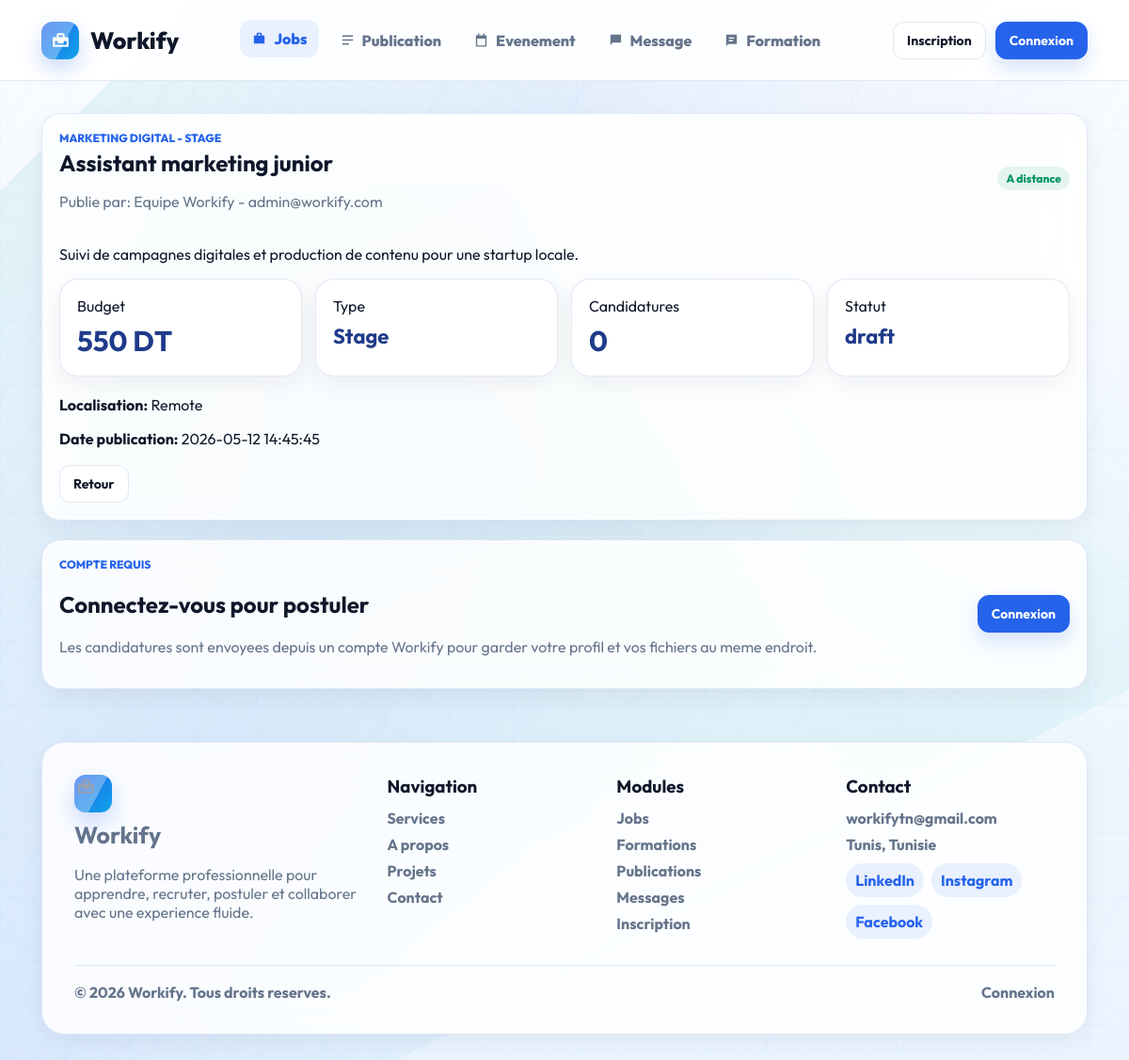
The app's page /controller/JobC.php?office=front&action=detail&id=3 with its own data.
### tables this page shows
CREATE TABLE `jobs` (
  `id` int(11) NOT NULL AUTO_INCREMENT,
  `title` varchar(180) NOT NULL,
  `description` text NOT NULL,
  `budget` decimal(10,2) NOT NULL DEFAULT 0.00,
  `category_id` int(11) NOT NULL,
  `location` varchar(120) NOT NULL,
  `is_remote` tinyint(1) NOT NULL DEFAULT 0,
  `job_type` enum('Freelance','Full-time','Stage','Part-time') NOT NULL DEFAULT 'Freelance',
  `status` enum('open','draft','closed') NOT NULL DEFAULT 'open',
  `publisher_id` int(11) NOT NULL,
  `created_at` datetime NOT NULL DEFAULT current_timestamp(),
  PRIMARY KEY (`id`),
  KEY `fk_jobs_category` (`category_id`),
  KEY `fk_jobs_publisher` (`publisher_id`),
  CONSTRAINT `fk_jobs_category` FOREIGN KEY (`category_id`) REFERENCES `categories` (`id`) ON UPDATE CASCADE,
  CONSTRAINT `fk_jobs_publisher` FOREIGN KEY (`publisher_id`) REFERENCES `utilisateurs` (`id`) ON DELETE CASCADE ON UPDATE CASCADE
);

CREATE TABLE `categories` (
  `id` int(11) NOT NULL AUTO_INCREMENT,
  `name` varchar(120) NOT NULL,
  `slug` varchar(120) NOT NULL,
  `scope` enum('all','formation','job') NOT NULL DEFAULT 'all',
  `description` varchar(255) DEFAULT NULL,
  PRIMARY KEY (`id`),
  UNIQUE KEY `slug` (`slug`)
);

CREATE TABLE `utilisateurs` (
  `id` int(11) NOT NULL AUTO_INCREMENT,
  `role_id` int(11) NOT NULL,
  `first_name` varchar(100) NOT NULL,
  `last_name` varchar(100) NOT NULL,
  `email` varchar(190) NOT NULL,
  `phone` varchar(40) DEFAULT NULL,
  `password` varchar(255) NOT NULL,
  `headline` varchar(150) NOT NULL,
  `bio` text NOT NULL,
  `avatar_url` varchar(255) DEFAULT NULL,
  `status` enum('active','pending','blocked') NOT NULL DEFAULT 'active',
  `created_at` datetime NOT NULL DEFAULT current_timestamp(),
  PRIMARY KEY (`id`),
  UNIQUE KEY `email` (`email`),
  KEY `fk_utilisateurs_role` (`role_id`),
  CONSTRAINT `fk_utilisateurs_role` FOREIGN KEY (`role_id`) REFERENCES `roles` (`id`) ON UPDATE CASCADE
);

### controller/JobModel.php (called while the page is built, shortened)
<?php
class JobModel
{
    public function getJobById($id)
    {
        $sql = 'SELECT j.*, c.name AS nom_categorie,
                       CONCAT(u.first_name, " ", u.last_name) AS nom_publisher,
                       u.email AS email_publisher,
                       (SELECT COUNT(*) FROM candidatures ca WHERE ca.job_id = j.id) AS total_candidatures
                FROM jobs j
                INNER JOIN categories c ON j.category_id = c.id
                INNER JOIN utilisateurs u ON j.publisher_id = u.id
                WHERE j.id = :id';
        $db = config::getConnexion();
        try {
            $query = $db->prepare($sql);
            $query->execute(['id' => $id]);
            return $query->fetch();
        } catch (Exception $e) {
            die('Erreur: ' . $e->getMessage());
        }
    }
}
?>

### controller/AuthC.php (called while the page is built, shortened)
<?php
class AuthC
{
    public static function isLoggedIn()
    {
        return isset($_SESSION['user_id']);
    }
}
?>

### view/jobs/detail.php (the view, shortened to what this page needs)
<?php
$viewerLoggedIn = AuthC::isLoggedIn();
include __DIR__ . '/../includes/header.php';
?>
<div class="detail-box">
    <div class="toolbar">
        <div>
            <p class="eyebrow"><?= htmlspecialchars($job['nom_categorie'], ENT_QUOTES); ?> - <?= htmlspecialchars($job['job_type'], ENT_QUOTES); ?></p>
            <h2><?= htmlspecialchars($job['title'], ENT_QUOTES); ?></h2>
            <p class="muted">Publie par: <?= htmlspecialchars($job['nom_publisher'], ENT_QUOTES); ?> - <?= htmlspecialchars($job['email_publisher'], ENT_QUOTES); ?></p>
        </div>
        <span class="badge badge-green"><?= $job['is_remote'] ? 'A distance' : 'Sur site'; ?></span>
    </div>
    <p><?= nl2br(htmlspecialchars($job['description'], ENT_QUOTES)); ?></p>
    <div class="stats-grid">
        <div class="card">Budget <strong><?= number_format((float) $job['budget'], 0, '.', ' '); ?> DT</strong></div>
        <div class="card">Type <strong style="font-size: 22px;"><?= htmlspecialchars($job['job_type'], ENT_QUOTES); ?></strong></div>
        <div class="card">Candidatures <strong><?= (int) $job['total_candidatures']; ?></strong></div>
        <div class="card">Statut <strong style="font-size: 22px;"><?= htmlspecialchars($job['status'], ENT_QUOTES); ?></strong></div>
    </div>
    <p><strong>Localisation:</strong> <?= htmlspecialchars($job['location'], ENT_QUOTES); ?></p>
    <p><strong>Date publication:</strong> <?= htmlspecialchars($job['created_at'], ENT_QUOTES); ?></p>
    <div class="actions" style="margin-top: 18px;">
        <a class="btn" href="../controller/JobC.php?office=<?= $office; ?>&action=list">Retour</a>
    </div>
</div>
<?php if ($office === 'front') { ?>
    <?php if (!$viewerLoggedIn) { ?>
        <div class="detail-box gated-box" style="margin-top: 20px;">
            <div>
                <p class="eyebrow">Compte requis</p>
                <h2>Connectez-vous pour postuler</h2>
                <p class="muted">Les candidatures sont envoyees depuis un compte Workify pour garder votre profil et vos fichiers au meme endroit.</p>
            </div>
            <a class="btn btn-primary" href="../controller/AuthController.php?action=login&redirect=<?= urlencode('JobC.php?office=front&action=detail&id=' . (int) $job['id']); ?>">Connexion</a>
        </div>
    <?php } ?>
<?php } ?>
<?php include __DIR__ . '/../includes/footer.php'; ?>

### assets/css/style.css (style rules this page uses)
:root { --blue: #2563eb; --blue-dark: #1e3a8a; --blue-soft: rgba(37, 99, 235, 0.09); --sky: #0ea5e9; --ink: #0f172a; --muted: #64748b; --light: #94a3b8; --line: rgba(30, 64, 175, 0.12); --bg: #f8fbff; --surface: rgba(255, 255, 255, 0.86); --white: #ffffff; --red: #dc2626; --green: #059669; --amber: #d97706; --shadow: 0 18px 45px rgba(15, 23, 42, 0.08); --shadow-soft: 0 8px 24px rgba(15, 23, 42, 0.06); }
html { scroll-behavior: smooth; }
* { box-sizing: border-box; }
body { margin: 0; position: relative; overflow-x: hidden; background: radial-gradient(circle at 15% 20%, rgba(37, 99, 235, 0.08), transparent 32%), radial-gradient(circle at 85% 70%, rgba(14, 165, 233, 0.08), transparent 34%), var(--bg); color: var(--ink); font-family: 'Outfit', Arial, sans-serif; letter-spacing: 0; }
.front-mode { min-height: 100vh; background: linear-gradient(rgba(248, 251, 255, 0.88), rgba(232, 244, 255, 0.94)), url('https://images.unsplash.com/photo-1497366754035-f200968a6e72?auto=format&fit=crop&w=1800&q=80') center/cover fixed; }
.front-mode::before, .front-mode::after { content: ''; position: fixed; inset: 0; pointer-events: none; }
.front-mode::before { z-index: 0; opacity: 0.35; background-image: linear-gradient(rgba(37, 99, 235, 0.08) 1px, transparent 1px), linear-gradient(90deg, rgba(14, 165, 233, 0.08) 1px, transparent 1px); background-size: 68px 68px; animation: materialGrid 18s linear infinite; }
.front-mode::after { z-index: 0; opacity: 0.24; background: repeating-linear-gradient(118deg, transparent 0 68px, rgba(37, 99, 235, 0.08) 69px 70px, transparent 71px 130px); animation: diagonalSweep 12s ease-in-out infinite alternate; }
a { color: var(--blue); text-decoration: none; }
.eyebrow { color: var(--blue); font-weight: 800; margin: 0 0 4px; font-size: 12px; text-transform: uppercase; }
.toolbar, .section-head { display: flex; justify-content: space-between; align-items: center; gap: 16px; margin-bottom: 20px; flex-wrap: wrap; }
.toolbar h2, .section-head h2 { margin: 0; font-size: 24px; }
.muted { color: var(--muted); }
.btn { border: 1px solid var(--line); background: var(--white); color: var(--ink); border-radius: 12px; padding: 10px 14px; display: inline-flex; align-items: center; justify-content: center; gap: 8px; cursor: pointer; font-size: 14px; font-weight: 700; min-height: 40px; transition: transform 0.2s ease, box-shadow 0.2s ease, border-color 0.2s ease; }
.btn-primary { background: var(--blue); border-color: var(--blue); color: var(--white); box-shadow: 0 10px 20px rgba(37, 99, 235, 0.18); }
.mui-ripple-surface { position: relative; overflow: hidden; isolation: isolate; }
.mui-reveal { opacity: 0; transform: translateY(18px) scale(0.985); transition: opacity 0.55s ease var(--reveal-delay, 0ms), transform 0.55s ease var(--reveal-delay, 0ms); }
.mui-reveal.is-visible { opacity: 1; transform: translateY(0) scale(1); }
.stats-grid, .grid { display: grid; grid-template-columns: repeat(4, minmax(150px, 1fr)); gap: 14px; margin-bottom: 20px; }
.card, .filters, .form-box, .table-box, .detail-box, .formation-card { background: var(--surface); border: 1px solid var(--line); border-radius: 20px; box-shadow: var(--shadow-soft); backdrop-filter: blur(16px); }
.card { padding: 18px; }
.card strong { display: block; font-size: 30px; margin-top: 8px; color: var(--blue-dark); }
.table-box, .detail-box { padding: 18px; }
.actions { display: flex; gap: 8px; flex-wrap: wrap; }
.badge { display: inline-flex; align-items: center; gap: 6px; padding: 5px 9px; border-radius: 999px; font-size: 12px; font-weight: 800; background: var(--blue-soft); color: var(--blue); }
.badge-green { background: rgba(5, 150, 105, 0.10); color: var(--green); }
.gated-box { display: flex; align-items: center; justify-content: space-between; gap: 16px; flex-wrap: wrap; }

### records on screen
jobs: category.name "MARKETING DIGITAL", job_type "STAGE", title "Assistant marketing junior", publisher.email "admin@workify.com", description "Suivi de campagnes digitales et production de contenu pour une startup locale.", budget "550", job_type "Stage", status "draft", location "Remote", created_at "2026-05-12 14:45:45"

### other values on screen
$link['label'] "Jobs"
$link['label'] "Publication"
$link['label'] "Evenement"
$link['label'] "Message"
$link['label'] "Formation"
$job['nom_publisher'] "Equipe Workify"
$job['total_candidatures'] "0"
